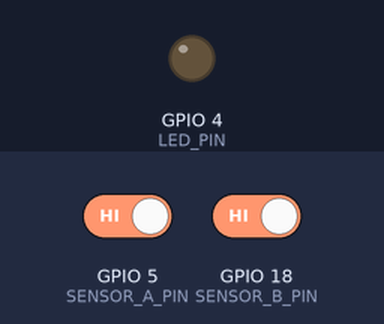
Simulated run of this sketch. Board: ESP32. On the bench: output pins drawn as LEDs (lit = HIGH). The test bench sets the inputs (shaded band); at power-on: GPIO 5 (SENSOR_A_PIN) HIGH, GPIO 18 (SENSOR_B_PIN) HIGH. WiFi joins after 1.5 s; servers stay silent unless stated; the local clock reads 2024-03-15 10:24:30 at power-on unless the sketch sets it; no MQTT or app messages arrive unless stated; what the sketch prints to the serial monitor is not drawn.

Above: at 3.2 s.
3.3 s: GPIO 5 (SENSOR_A_PIN) driven LOW
6.3 s: GPIO 18 (SENSOR_B_PIN) driven LOW
At 7.5 s:
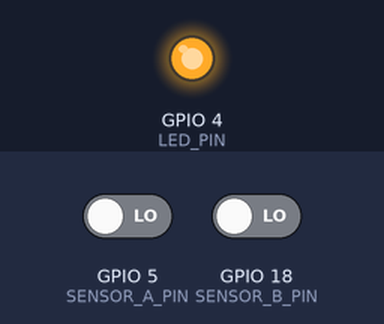
7.8 s: GPIO 5 (SENSOR_A_PIN) driven HIGH
10.8 s: GPIO 5 (SENSOR_A_PIN) driven LOW and GPIO 18 (SENSOR_B_PIN) driven HIGH
12.3 s: GPIO 18 (SENSOR_B_PIN) driven LOW
At 15.4 s:
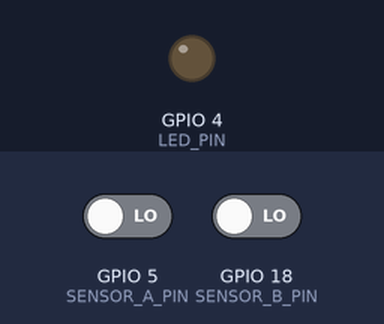
Timing chart, 0 to 16.3 s (numbered marks = the images above; inputs shaded):
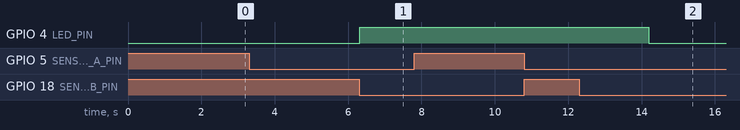

Measured:
- after the input at 3.3 s, every drawn part: stays the same
- after the input at 6.3 s, GPIO 4 (LED_PIN): LOW → HIGH at once
- after the input at 7.8 s, every drawn part: stays the same
- after the input at 10.8 s, every drawn part: stays the same
- after the input at 12.3 s, GPIO 4 (LED_PIN): HIGH → LOW after 1.9 s

The sketch:

esp32_occupancy.ino
```cpp
/*
 * ============================================================
 *  SISTEMA IoT - MONITORAMENTO DE OCUPAÇÃO E CONTROLE DE LUZ
 *  Firmware ESP32
 * ============================================================
 *
 *  Descrição:
 *    Utiliza 2 sensores infravermelhos (IR) para detectar
 *    entrada e saída de pessoas em uma sala, controlando
 *    automaticamente a iluminação (LED) e publicando
 *    eventos via MQTT em tempo real.
 *
 *  Hardware:
 *    - ESP32 DevKit
 *    - Sensor IR A → GPIO 5
 *    - Sensor IR B → GPIO 18
 *    - LED (iluminação) → GPIO 4
 *
 *  Comunicação:
 *    - Wi-Fi + MQTT (PubSubClient)
 *    - Tópico: sala/{ROOM_ID}/ocupacao
 *    - Payload: JSON
 *
 * ============================================================
 */

#include <WiFi.h>
#include <PubSubClient.h>
#include <time.h>

// Defina como 1 para testar a lógica física (sensores + LED) no Serial Monitor
// sem precisar de Wi-Fi ou MQTT. Mude para 0 para ativar a comunicação online.
#define TEST_LOCAL_ONLY 0

// ========================
// CONFIGURAÇÕES DO SISTEMA
// ========================

// --- Identificação da Sala ---
#define ROOM_ID "101"

// --- Wi-Fi ---
const char* WIFI_SSID     = "LabReDeS";
const char* WIFI_PASSWORD = "cefetfriburgo";

// --- Broker MQTT ---
const char* MQTT_BROKER   = "200.143.224.99";
const int   MQTT_PORT     = 1183;
const char* MQTT_CLIENT   = "esp32_sala_" ROOM_ID;
const char* MQTT_USER     = "AlunosIOT";
const char* MQTT_PASS     = "Brok3rIoT";

// --- Tópico MQTT ---
// Formato: sala/{room_id}/ocupacao
String MQTT_TOPIC = String("sala/") + ROOM_ID + "/ocupacao";

// ========================
// PINAGEM DO HARDWARE
// ========================

#define LED_PIN      4    // LED simulando iluminação
#define SENSOR_A_PIN 5    // Sensor IR A (lado externo da porta)
#define SENSOR_B_PIN 18   // Sensor IR B (lado interno da porta)

// ========================
// PARÂMETROS DE DETECÇÃO
// ========================

#define DEBOUNCE_MS        150    // Debounce por sensor (ms)
#define SEQUENCE_TIMEOUT   2000   // Timeout máximo entre sensor A e B (ms)
#define MIN_EVENT_INTERVAL 500    // Intervalo mínimo entre eventos (ms)

// ========================
// DEPURAÇÃO
// ========================

#define DEBUG 1

void debugPrint(const char* msg) {
#if DEBUG
  Serial.println(msg);
#else
  (void)msg;
#endif
}

void debugPrintf(const char* fmt, ...) {
#if DEBUG
  char buf[256];
  va_list args;
  va_start(args, fmt);
  vsnprintf(buf, sizeof(buf), fmt, args);
  va_end(args);
  Serial.print(buf);
#endif
}

// ========================
// VARIÁVEIS GLOBAIS
// ========================

// --- Máquina de Estados ---
enum State { IDLE, SAW_A, SAW_B, WAIT_CLEAR };
State currentState = IDLE;

// --- Contagem de Ocupação ---
int occupancyCount = 0;

// --- Estado do LED ---
bool ledState = false;

// --- Debounce ---
unsigned long lastTriggerA = 0;
unsigned long lastTriggerB = 0;

// --- Controle de Sequência ---
unsigned long sequenceStartTime = 0;

// --- Controle de Eventos ---
unsigned long lastEventTime = 0;

// --- Clientes de Rede ---
WiFiClient espClient;
PubSubClient mqttClient(espClient);

// ========================
// CONFIGURAÇÃO WI-FI
// ========================

/**
 * Conecta ao Wi-Fi com timeout configurável.
 * Retorna true se conectou com sucesso.
 */
bool setup_wifi(uint32_t timeoutMs = 15000) {
  if (WiFi.status() == WL_CONNECTED) return true;

  WiFi.mode(WIFI_STA);
  WiFi.begin(WIFI_SSID, WIFI_PASSWORD);

  debugPrint("==============================");
  debugPrintf("Conectando ao Wi-Fi: %s\n", WIFI_SSID);

  uint32_t start = millis();
  while (WiFi.status() != WL_CONNECTED && (millis() - start) < timeoutMs) {
    delay(300);
#if DEBUG
    Serial.print('.');
#endif
  }

  if (WiFi.status() == WL_CONNECTED) {
    debugPrint("");
    debugPrintf("Wi-Fi conectado! IP: %s\n", WiFi.localIP().toString().c_str());
    debugPrint("==============================");

    // Configurar NTP para timestamps
    configTime(-3 * 3600, 0, "pool.ntp.org", "time.nist.gov");
    debugPrint("NTP configurado (UTC-3)");

    return true;
  } else {
    debugPrint("\nFalha ao conectar ao Wi-Fi!");
    return false;
  }
}

// ========================
// CONFIGURAÇÃO MQTT
// ========================

/**
 * Reconecta ao broker MQTT.
 * Tenta reconectar com backoff simples.
 */
void reconnect_mqtt() {
  if (mqttClient.connected()) return;

  debugPrint("Conectando ao broker MQTT...");

  int attempts = 0;
  while (!mqttClient.connected() && attempts < 5) {
    debugPrintf("Tentativa %d de conexão MQTT...\n", attempts + 1);

    // Conectar usando as credenciais do broker (Username e Password)
    if (mqttClient.connect(MQTT_CLIENT, MQTT_USER, MQTT_PASS)) {
      debugPrint("MQTT conectado com sucesso!");
      debugPrintf("Tópico: %s\n", MQTT_TOPIC.c_str());
    } else {
      debugPrintf("Falha MQTT. Código: %d\n", mqttClient.state());
      delay(2000);
    }
    attempts++;
  }
}

// ========================
// TIMESTAMP
// ========================

/**
 * Retorna o timestamp atual no formato ISO 8601.
 * Ex: "2026-05-06T20:30:00"
 */
String getTimestamp() {
  struct tm timeinfo;
  if (!getLocalTime(&timeinfo)) {
    return "0000-00-00T00:00:00";
  }

  char buf[25];
  strftime(buf, sizeof(buf), "%Y-%m-%dT%H:%M:%S", &timeinfo);
  return String(buf);
}

// ========================
// DETECÇÃO DE MOVIMENTO
// ========================

/**
 * Lê os sensores IR com debounce e detecta a direção
 * do movimento utilizando uma máquina de estados.
 *
 * Retorna:
 *   1  → Entrada detectada (A primeiro, depois B)
 *  -1  → Saída detectada (B primeiro, depois A)
 *   0  → Nenhum evento
 */
int detectarMovimento() {
  unsigned long now = millis();

  // Leitura dos sensores (LOW = objeto detectado para sensores IR típicos)
  bool sensorA = digitalRead(SENSOR_A_PIN) == LOW;
  bool sensorB = digitalRead(SENSOR_B_PIN) == LOW;

  // Aplicar debounce
  if (sensorA && (now - lastTriggerA) < DEBOUNCE_MS) sensorA = false;
  if (sensorB && (now - lastTriggerB) < DEBOUNCE_MS) sensorB = false;

  // Atualizar timestamps de debounce
  if (sensorA) lastTriggerA = now;
  if (sensorB) lastTriggerB = now;

  // Verificar timeout da sequência
  if (currentState != IDLE && currentState != WAIT_CLEAR) {
    if ((now - sequenceStartTime) > SEQUENCE_TIMEOUT) {
      debugPrint("[TIMEOUT] Sequência expirou. Voltando a IDLE.");
      currentState = IDLE;
      return 0;
    }
  }

  // Prevenir eventos muito próximos
  if ((now - lastEventTime) < MIN_EVENT_INTERVAL) {
    return 0;
  }

  // --- Máquina de Estados ---
  int result = 0;

  switch (currentState) {
    case IDLE:
      if (sensorA && !sensorB) {
        // Sensor A detectou primeiro → possível entrada
        currentState = SAW_A;
        sequenceStartTime = now;
        debugPrint("[STATE] IDLE → SAW_A (possível entrada)");
      } else if (sensorB && !sensorA) {
        // Sensor B detectou primeiro → possível saída
        currentState = SAW_B;
        sequenceStartTime = now;
        debugPrint("[STATE] IDLE → SAW_B (possível saída)");
      }
      break;

    case SAW_A:
      if (sensorB && !sensorA) {
        // A → B: Entrada confirmada!
        result = 1;
        currentState = WAIT_CLEAR;
        lastEventTime = now;
        debugPrint("[EVENT] ENTRADA detectada! (A → B)");
      }
      break;

    case SAW_B:
      if (sensorA && !sensorB) {
        // B → A: Saída confirmada!
        result = -1;
        currentState = WAIT_CLEAR;
        lastEventTime = now;
        debugPrint("[EVENT] SAÍDA detectada! (B → A)");
      }
      break;

    case WAIT_CLEAR:
      // Aguardar ambos os sensores ficarem livres antes de aceitar novo evento
      if (!sensorA && !sensorB) {
        currentState = IDLE;
        debugPrint("[STATE] WAIT_CLEAR → IDLE (sensores livres)");
      }
      break;
  }

  return result;
}

// ========================
// ATUALIZAÇÃO DE ESTADO
// ========================

/**
 * Atualiza o contador de ocupação e o estado do LED.
 *
 * @param direction  1 = entrada, -1 = saída
 * @return true se o estado mudou (para publicar MQTT)
 */
bool atualizarEstado(int direction) {
  if (direction == 0) return false;

  int oldCount = occupancyCount;

  if (direction == 1) {
    occupancyCount++;
    debugPrintf("[COUNTER] Entrada: %d → %d\n", oldCount, occupancyCount);
  } else if (direction == -1) {
    occupancyCount = max(0, occupancyCount - 1);  // Nunca negativo
    debugPrintf("[COUNTER] Saída: %d → %d\n", oldCount, occupancyCount);
  }

  // Atualizar LED baseado na ocupação
  bool newLedState = (occupancyCount > 0);

  if (newLedState != ledState) {
    ledState = newLedState;
    digitalWrite(LED_PIN, ledState ? HIGH : LOW);
    debugPrintf("[LED] %s\n", ledState ? "LIGADO ✓" : "DESLIGADO ✗");
  }

  return true;  // Estado mudou, publicar
}

// ========================
// PUBLICAÇÃO MQTT
// ========================

/**
 * Publica o estado atual via MQTT em formato JSON.
 *
 * @param event  "entrada" ou "saida"
 */
void publicarMQTT(const char* event) {
  if (!mqttClient.connected()) {
    debugPrint("[MQTT] Não conectado. Tentando reconectar...");
    reconnect_mqtt();
    if (!mqttClient.connected()) {
      debugPrint("[MQTT] Falha ao reconectar. Evento não publicado.");
      return;
    }
  }

  // Montar payload JSON
  String payload = "{";
  payload += "\"room\":\"" + String(ROOM_ID) + "\",";
  payload += "\"people_count\":" + String(occupancyCount) + ",";
  payload += "\"light\":\"" + String(ledState ? "ON" : "OFF") + "\",";
  payload += "\"event\":\"" + String(event) + "\",";
  payload += "\"timestamp\":\"" + getTimestamp() + "\"";
  payload += "}";

  // Publicar no tópico MQTT
  bool success = mqttClient.publish(MQTT_TOPIC.c_str(), payload.c_str());

  if (success) {
    debugPrint("------------------------------");
    debugPrintf("[MQTT] Publicado em: %s\n", MQTT_TOPIC.c_str());
    debugPrintf("[MQTT] Payload: %s\n", payload.c_str());
    debugPrint("------------------------------");
  } else {
    debugPrint("[MQTT] ERRO ao publicar!");
  }
}

// ========================
// SETUP
// ========================

void setup() {
  // Inicializar Serial para debug
  Serial.begin(115200);
  delay(500);

  Serial.println();
  Serial.println("============================================");
  Serial.println("  SISTEMA DE MONITORAMENTO DE OCUPAÇÃO");
  Serial.println("  Sala: " ROOM_ID);
  Serial.println("============================================");

  // Configurar pinos
  pinMode(LED_PIN, OUTPUT);
  pinMode(SENSOR_A_PIN, INPUT_PULLUP);
  pinMode(SENSOR_B_PIN, INPUT_PULLUP);

  // LED desligado inicialmente
  digitalWrite(LED_PIN, LOW);

  debugPrint("[SETUP] Pinos configurados:");
  debugPrintf("  LED:      GPIO %d\n", LED_PIN);
  debugPrintf("  Sensor A: GPIO %d\n", SENSOR_A_PIN);
  debugPrintf("  Sensor B: GPIO %d\n", SENSOR_B_PIN);

  // Conectar Wi-Fi e MQTT (somente se não estiver em modo de teste local)
#if !TEST_LOCAL_ONLY
  setup_wifi();

  // Configurar MQTT
  mqttClient.setServer(MQTT_BROKER, MQTT_PORT);
  reconnect_mqtt();
#else
  debugPrint("[TESTE] Modo local ativo! Sensores e LED funcionando offline.");
#endif

  debugPrint("");
  debugPrint("[SETUP] Sistema pronto!");
  debugPrintf("[SETUP] Ocupação inicial: %d\n", occupancyCount);
  debugPrintf("[SETUP] LED: %s\n", ledState ? "LIGADO" : "DESLIGADO");
  debugPrint("============================================");
  debugPrint("");
}

// ========================
// LOOP PRINCIPAL
// ========================

void loop() {
#if !TEST_LOCAL_ONLY
  // Manter conexão MQTT ativa
  if (!mqttClient.connected()) {
    reconnect_mqtt();
  }
  mqttClient.loop();

  // Verificar conexão Wi-Fi
  if (WiFi.status() != WL_CONNECTED) {
    debugPrint("[WIFI] Conexão perdida. Reconectando...");
    setup_wifi();
  }
#endif

  // Detectar movimento
  int direction = detectarMovimento();

  // Atualizar estado e publicar se houve mudança
  if (atualizarEstado(direction)) {
    const char* event = (direction == 1) ? "entrada" : "saida";
#if !TEST_LOCAL_ONLY
    publicarMQTT(event);
#else
    debugPrintf("[LOCAL] Ocupação: %d | LED: %s | Evento: %s\n", occupancyCount, ledState ? "ON" : "OFF", event);
#endif
  }

  // Pequeno delay para estabilidade
  delay(10);
}
```
